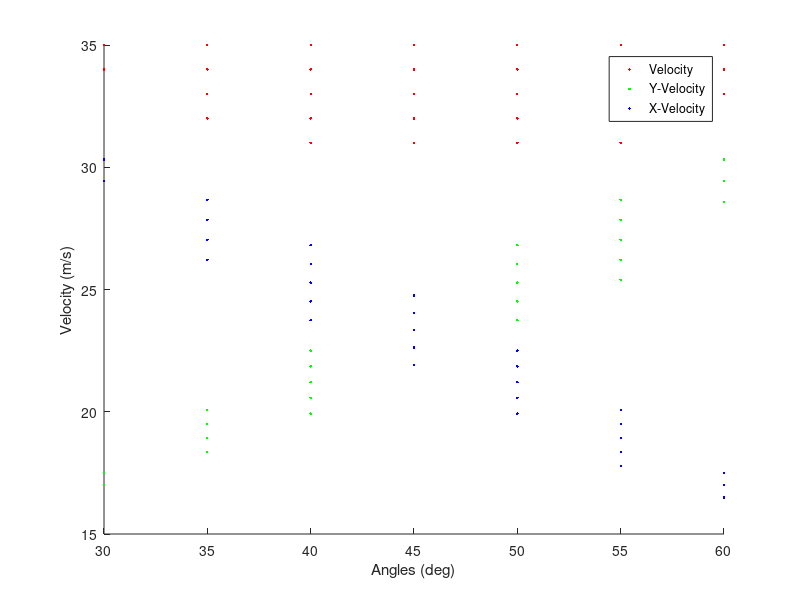

MATLAB code to generate this figure: (Note: this script raises an error after producing the figure.)
%% Field Goal Project
% Brute force the problem
%% Create matrices
% create matrix of velocties to index
bfVel = 10:1:35;

% create matrix of angles to index
angle = 20:5:60;

%% Convert values to meters
rDX = 95 * .9144;

%% Determine the success of the field goal
% Empty arrays for value storage in the for loops 
svel = [];
sangle = [];
syvel = [];
sxvel = [];

% Establish a for loop that indexes 'angle' for each of its nine items with
% 'idxa'
for idxa = 1:9
    % Establish another for loop that runs every time 'angle' is indexed,
    % 'idxv' for loop indexes the values of 'bfVel' for each of its 
    % fifty-one items 
    for idxv = 1:26
        % math to calculate time and then height
        time = rDX/(bfVel(idxv)*cosd(angle(idxa)));
        height = (bfVel(idxv)^2*sind(angle(idxa))^2)/(2*9.8);
        % if statement determines if height is less than 3.25 and weeds out
        % the small height values 
        % Calculates x and y velocities because I needed to do it
        % SOMEWHERE
        yvel = (bfVel(idxv)*sind(angle(idxa)));
        xvel = (bfVel(idxv)*cosd(angle(idxa)));
        % Classifies values as unsuccessful
        if height < 3.25
        elseif height > 3.25
            % Calculates the distance the ball falls in the second half of
            % the graph and then calculates dfg (elab on dfg later)
            dely = .5*9.8*(.5*time)^2;
            dfg = height - dely;
            % dfg (distance from ground) is where the ball will be when x=86.868m 
            % Classifies values as successful
            if dfg > 3.25
                % adds the values to arrays of velocity
                % (svel), angle (sangle), etc. and then adds them all to a
                % table named success
                sangle = [sangle angle(idxa)];
                svel = [svel bfVel(idxv)];
                syvel = [syvel yvel];
                sxvel = [sxvel xvel];
                %makes the table to organize the data but i have to put in
                %the variables myself at the top of the page
                success = cat(2, sangle', svel', syvel', sxvel');
                %classifies values as unsuccessful
            else
            end
        else 
        end
    end
end
%% Plotting 
% plots and labels the points
hold on 
plot(sangle, svel, ".r")
plot(sangle, syvel, ".g")
plot(sangle, sxvel, ".b")
hold off
xlabel("Angles (deg)")
ylabel("Velocity (m/s)")
% creates a legend
legend("Velocity", "Y-Velocity", "X-Velocity")

%% Makes a table using the success matrix

data = array2table(success, "VariableNames",["Angles", "Velocity", "Y-Velocity", "X-Velocity"]);
